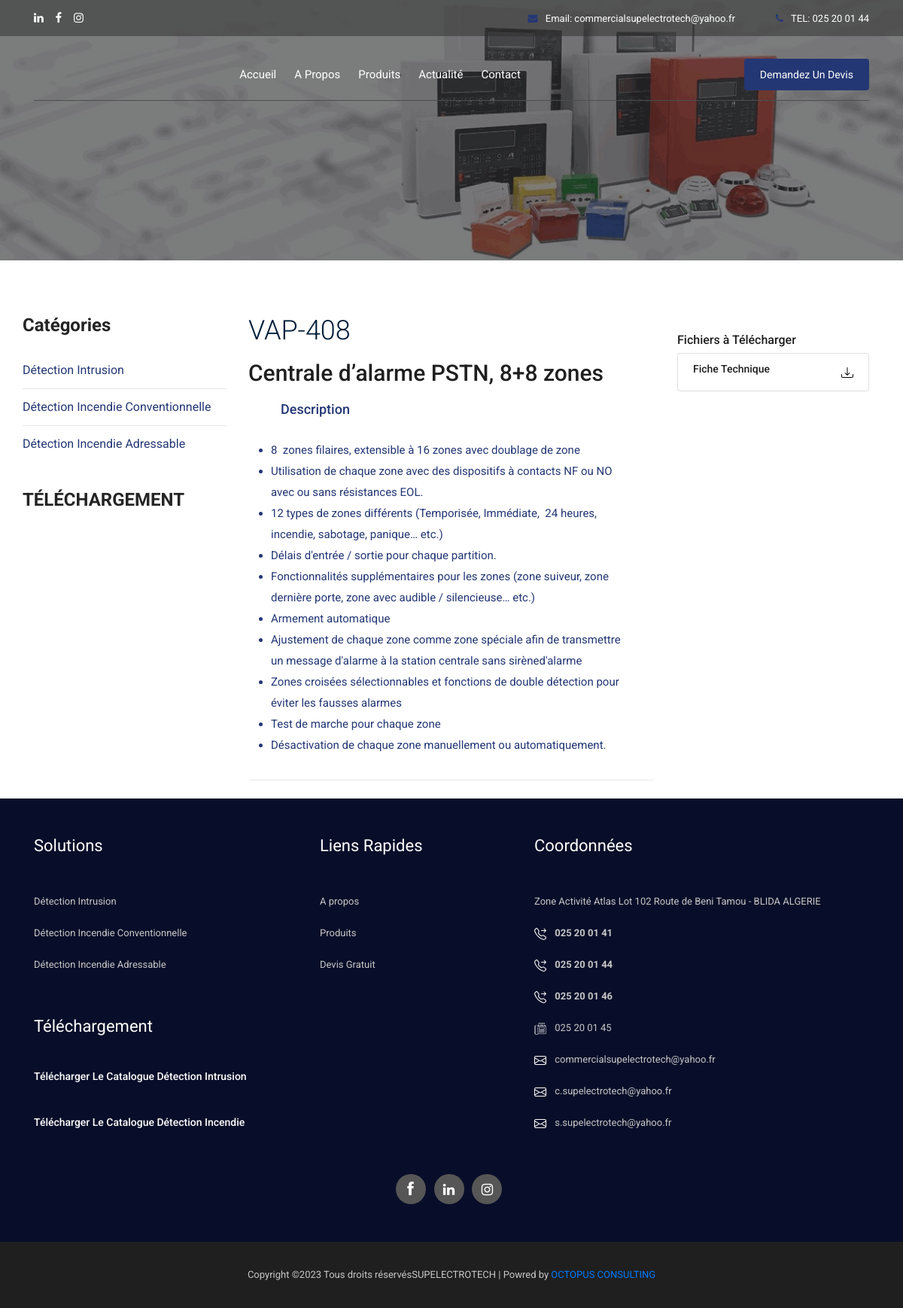
/produits/centrale-dalarme-pstn-88-zones/, run on an earlier commit of the app's database.
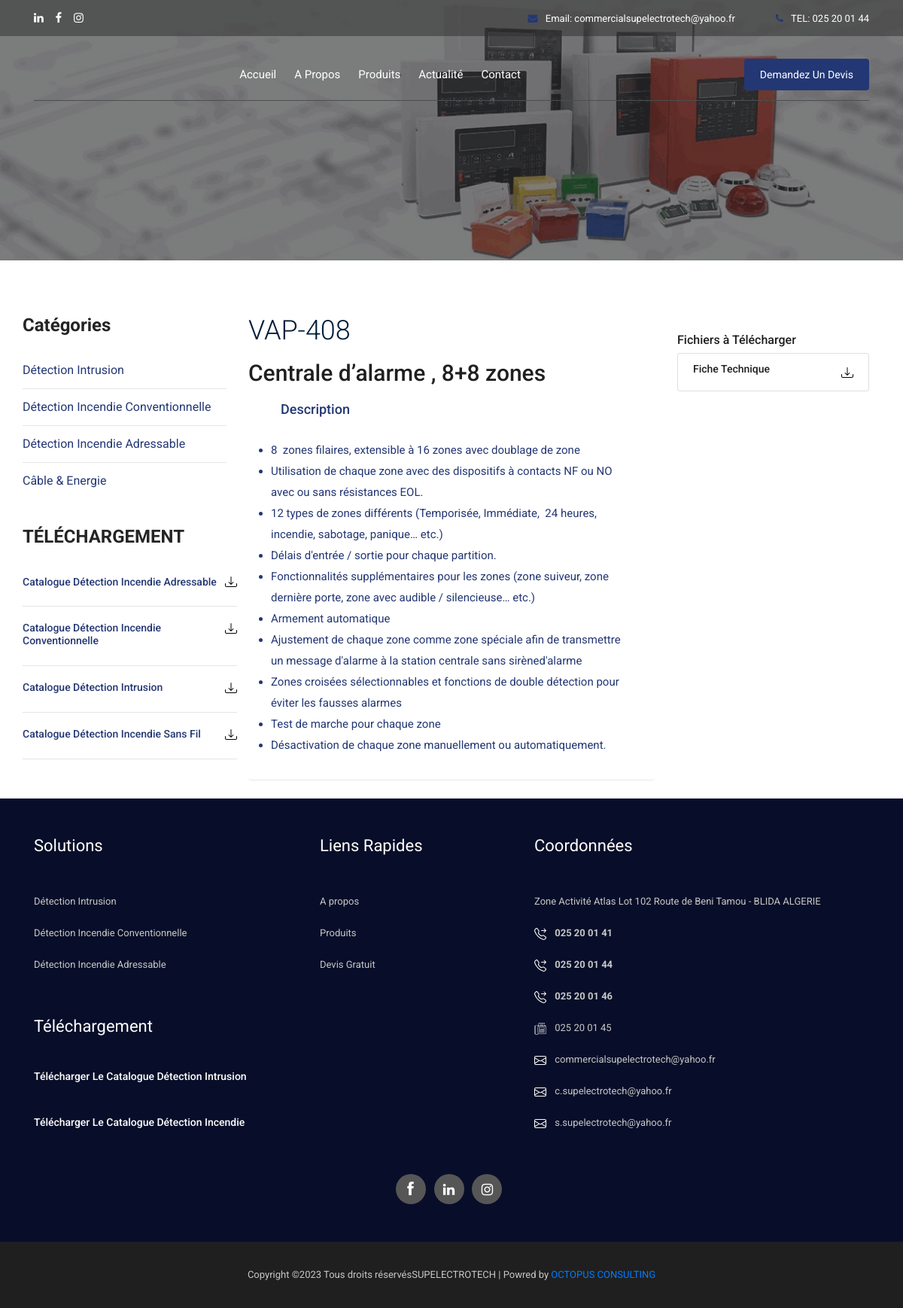
And on a later commit of the database.
### main/models.py (models this page shows, shortened)
class Produit(models.Model):
    ordre           = models.IntegerField(blank=True, null=True )
    marque          = models.ForeignKey(Marque, on_delete=models.CASCADE, blank=True, null=True)
    designation     = models.CharField( max_length=150, verbose_name=("Désignation"))
    slug            = models.SlugField( max_length=70)
    category        = models.CharField(max_length=2, choices=CATEGORY_CHOICES, default='IN')
    reference       = models.CharField(max_length=100, verbose_name=("Référence"), blank= True)
    description_2   = HTMLField(verbose_name='partie 1', blank= True, null=True)
    description_1   = HTMLField(verbose_name='partie 2', blank= True, null=True)
    photo           = models.ImageField(verbose_name='Photo du produit', upload_to='produits/')
    fichier_1       = models.FileField(verbose_name='Fiche technique ', upload_to='fichiers/', blank= True)
    fichier_2       = models.FileField(verbose_name='Manuel instalateur', upload_to='fichiers/', blank= True)
    fichier_3       = models.FileField(verbose_name='Manuel utilisateur', upload_to='fichiers/', blank= True)
    fichier_4       = models.FileField(verbose_name='certificat', upload_to='fichiers/', blank= True)
    is_active       = models.BooleanField(verbose_name='activer', default=True)
    class Meta:
        ordering = [F('ordre').asc(nulls_last=True)]
        verbose_name = 'Produits'
        verbose_name_plural = 'Produits'

class Catalogue(models.Model):
    nom     = models.CharField(max_length=150)
    fichier = models.FileField(upload_to='catalogues', max_length=180)

### main/views.py (the view)
# urls.py: path('produits/<slug:slug>/', ProductDetailView.as_view(), name= 'produit-detail'),
class ProductDetailView(DetailView):
    model = Produit
    template_name = "produit-detail.html"
    context_object_name = 'produit'
    def get_context_data(self, **kwargs):
        context = super().get_context_data(**kwargs)
        context["cat"] = CATEGORY_CHOICES
        context["categorieX"] = Produit.objects.filter(category= 'C4')
        context["categorieY"] = Produit.objects.filter(category= 'C5')
        context["catalogues"] = Catalogue.objects.all()
        return context

### main/custom_context_processor.py (called while the page is built)
def devisFormView(request):
    return {'devis_form': DevisForm()}

### templates/produit-detail.html (shortened to what this page needs)
{% extends "base.html" %}
{% load static %}
{% block content %}
<div class="bradcam_area breadcam_bg_2">
  <div class="container">
    <div class="row">
      <div class="col-xl-12">
      </div>
    </div>
  </div>
</div>
<main class="mt-5 pt-4 " >
  <div class="container wow fadeIn" style="min-height: 600px!important;display: block;">
    <div class="row the-row">
      <div class="d-none d-md-inline-block col-md-3 mb-3">
        <aside class="side-bar-product d-block sidebar">
          <div class="make-me-sticky">
            <div class="sidebar-widget sidebar-blog-category">
              <div class="sidebar-title">
                <h2>Catégories</h2>
              </div>
              <ul class="cat-list" id="side-nav" >
                <li><a class="link-prod" href="{% url 'produits' %}#intrusion">Détection Intrusion</a></li>
                <li><a class="link-prod" href="{% url 'produits' %}#conventionnelle">Détection Incendie Conventionnelle</a></li>
                <li><a class="link-prod" href="{% url 'produits' %}#adressable">Détection Incendie Adressable</a></li>
                {% if categorieX %}
                <li><a class="link-prod" href="{% url 'produits' %}#cable">Câble & Energie</a></li>
                {% endif %}
              </ul>
            </div>
            <div class="download mt-5">
              <div class="sidebar-title">
                  <h2 class="text-uppercase te">Téléchargement</h2>
              </div>
              {% for cata in catalogues %}
              <a href="{{cata.fichier.url}}" download>
                <li id="id_price" class=" d-flex justify-content-between ">
                  <div class="mt-1">
                    <h6 style="color: #233774;">{{cata.nom}}</h6>
                  </div>
                  <div>
                    <img class="" src="{% static 'img/svg_icon/download.svg' %}" alt="" srcset="">
                  </div>
                </li>
              </a>
              <hr>
              {% endfor %}
          </div>
          </div>
        </aside>
      </div>
      <div class="col-md-6 mb-4">
        <div class="accordion_area">
          <div class="faq_ask">
            <h3>{{produit.reference}}</h3>
          <h1 class="" style="font-size:30px">{{produit.designation}}</h1>
            <div id="accordion">
              <div class="card">
                <div class="card-header" id="headingTwo">
                  <h5 class="mb-0">
                    <button class="btn btn-link collapsed" data-toggle="collapse" data-target="#collapseTwo"
                      aria-expanded="false" aria-controls="collapseTwo">
                      <h4>Description</h4>
                    </button>
                  </h5>
                </div>
                <div id="collapseTwo" class="collapse show" aria-labelledby="headingTwo" data-parent="#accordion">
                  <div class="card-body">
                    {% if produit.description_2 %}
                    {{produit.description_2|safe}}
                    {% else %}
                     <h4 class="text-muted" >Ce produit ne dispose pas de description pour le moment</h4>
                    {% endif %}
                  </div>
                </div>
              </div>
            </div>
          </div>
        </div>
      </div>
      <div class="col-md-3 mb-4">
        <div>
        </div>
        <h5>Fichiers à Télécharger</h5>
        <ul class="d-block list-group mb-3 z-depth-1">
          {% if produit.fichier_1 %}
            <a href="{{produit.fichier_1.url}}" download>
              <li id="id_price" class="list-group-item d-flex justify-content-between lh-condensed">
                <div>
                  <h6 class="">Fiche Technique</h6>
                </div>
                <div>
                  <img class="" src="{% static 'img/svg_icon/download.svg' %}" alt="" srcset="">
                </div>
              </li>
            </a>
          {% endif %}
        </ul>
      </div>
    </div>
  </div>
</main>
{% endblock content %}

What changed in the data, as far as the page shows it:
added Catalogue: nom "Catalogue Détection Incendie Adressable"
added Catalogue: nom "Catalogue Détection Incendie Conventionnelle"
added Catalogue: nom "Catalogue Détection Intrusion"
added Catalogue: nom "Catalogue Détection Incendie Sans Fil"
changed Produit "VAP-408": designation "Centrale d’alarme PSTN, 8+8 zones" → "Centrale d’alarme , 8+8 zones"
Also different on the page:
text now shown: "Câble & Energie"
